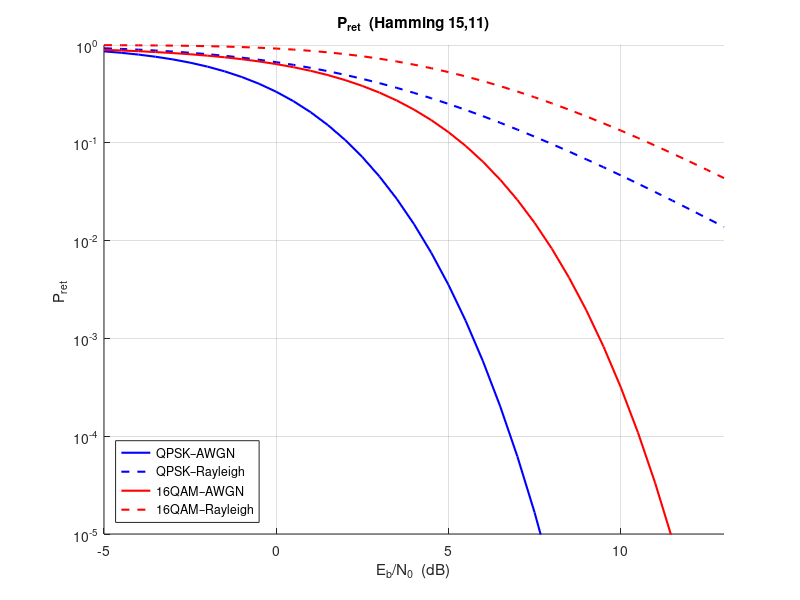

Write MATLAB code to recreate this figure.
% =========================================================
%  Probabilidade de retransmissão  –  Hamming (15,11)
% =========================================================
clear, clc

EbN0dB = -5:0.5:13;
EbN0   = 10.^(EbN0dB/10);

Qf  = @(x) 0.5*erfc(x./sqrt(2));     % função Q (define já aqui)

% ----- BER bruto sem FEC ----------------------------------
berRaw.QPSK_AWGN  = Qf( sqrt(2*EbN0) );
berRaw.QPSK_Ray   = 0.5 * (1 - sqrt(EbN0 ./ (1+EbN0)));

berRaw.QAM16_AWGN = 0.75 * Qf( sqrt(4/5*EbN0) );
berRaw.QAM16_Ray  = 0.75 * (1 - sqrt((4/5)*EbN0 ./ (1+4/5*EbN0)));

% ----- P_retx  (falha quando ≥2 erros num bloco de 15) ----
Pretx  = struct();
fields = fieldnames(berRaw);

for k = 1:numel(fields)
    p           = berRaw.(fields{k});
    Pretx.(fields{k}) = 1 - (1-p).^15 - 15*p.*(1-p).^14;
end

% ----- gráfico -------------------------------------------
figure, hold on, grid on, set(gca,'YScale','log')
plot(EbN0dB, Pretx.QPSK_AWGN , 'b-' ,'LineWidth',1.5)
plot(EbN0dB, Pretx.QPSK_Ray  , 'b--','LineWidth',1.5)
plot(EbN0dB, Pretx.QAM16_AWGN, 'r-' ,'LineWidth',1.5)
plot(EbN0dB, Pretx.QAM16_Ray , 'r--','LineWidth',1.5)
xlabel('E_b/N_0  (dB)')
ylabel('P_{ret} ')
title('P_{ret}  (Hamming 15,11)')
legend({'QPSK–AWGN','QPSK–Rayleigh','16QAM–AWGN','16QAM–Rayleigh'}, ...
       'Location','southwest')
axis([-5 13 1e-5 1])
